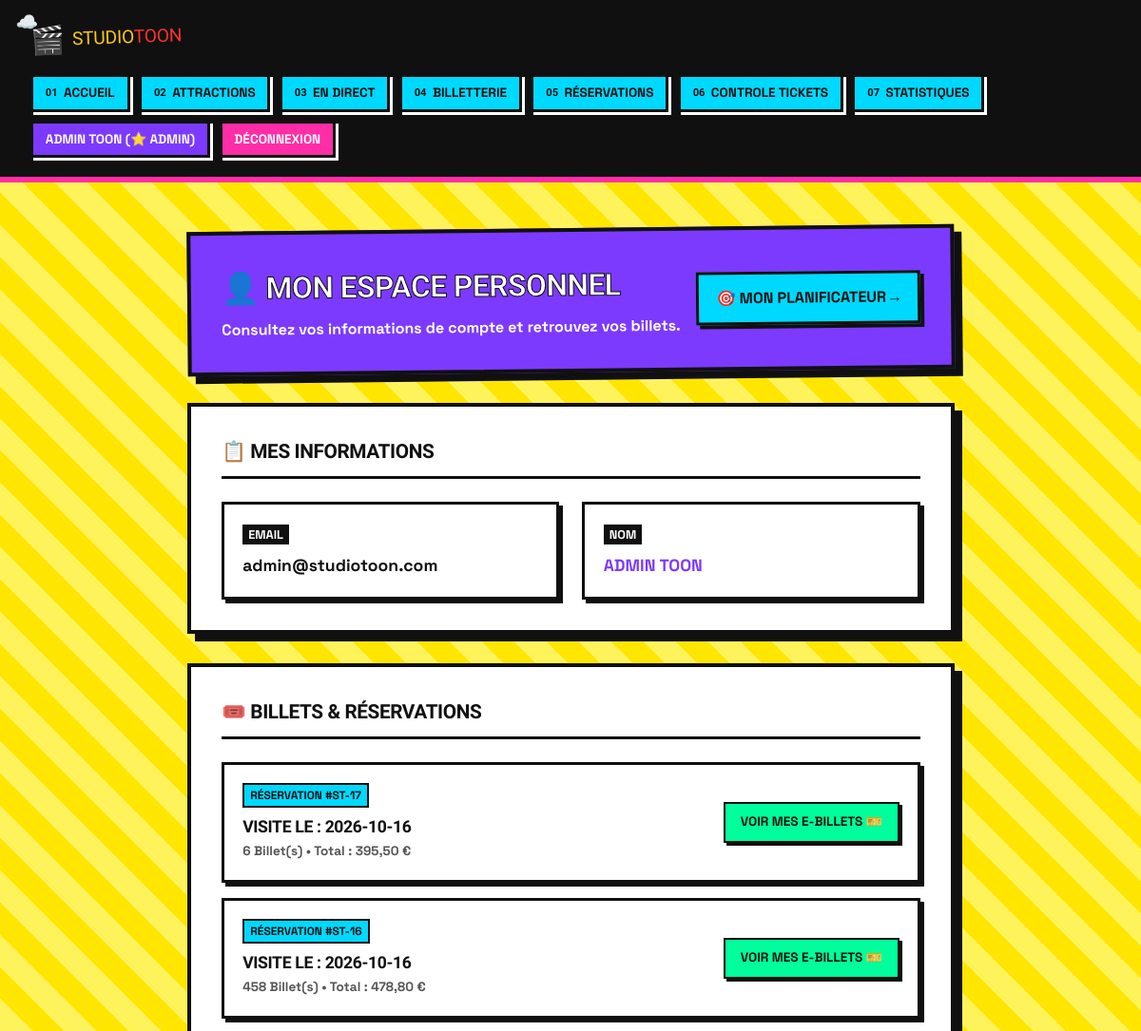
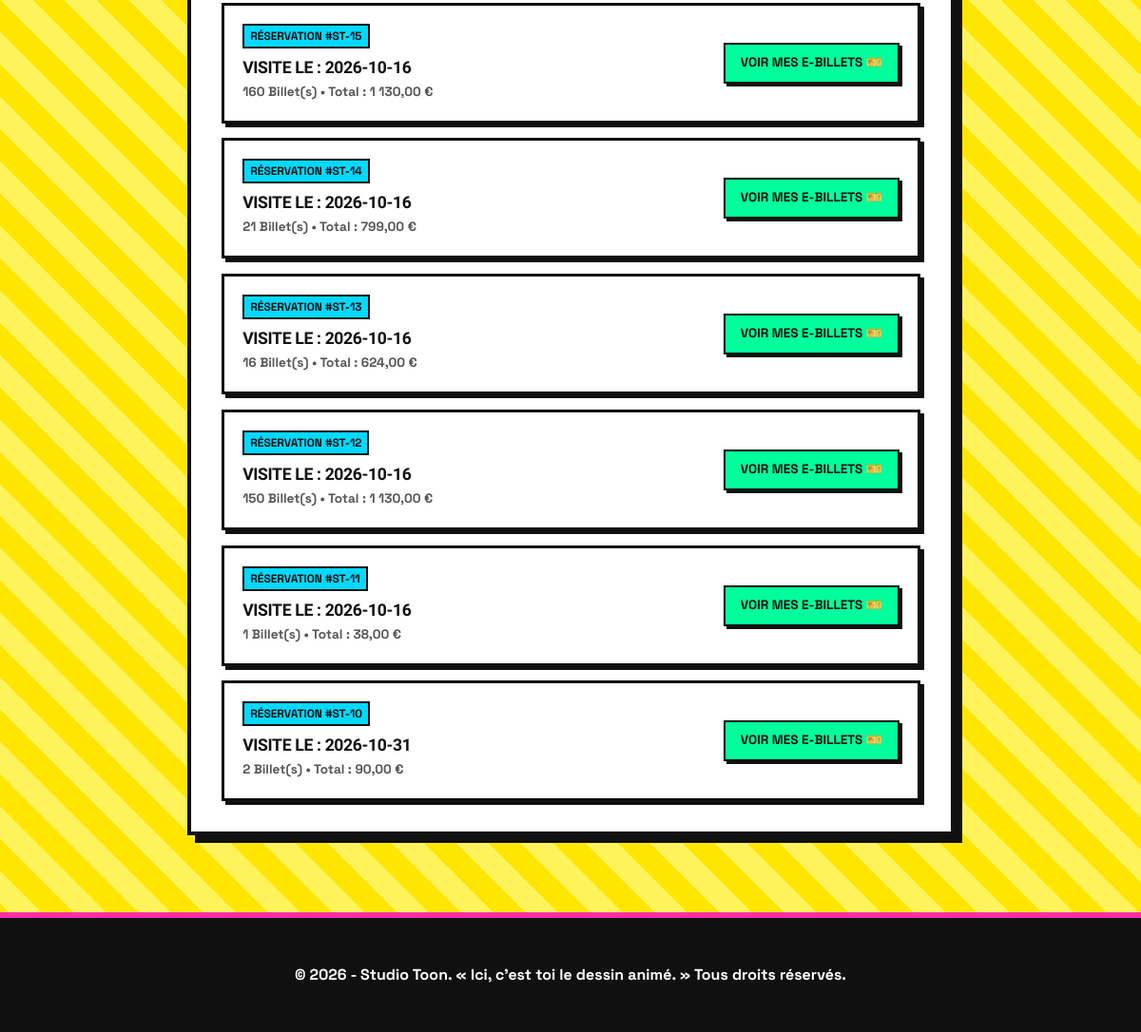
The app's page /index.php?action=account (signed in) with its own data (2 pictures, top to bottom).
### tables this page shows
CREATE TABLE `utilisateurs` (
  `id` int(11) NOT NULL,
  `nom` varchar(100) NOT NULL,
  `email` varchar(150) NOT NULL,
  `mot_de_passe` varchar(255) NOT NULL,
  `role` enum('user','admin') DEFAULT 'user',
  `reset_token` varchar(64) DEFAULT NULL,
  `reset_expires_at` datetime DEFAULT NULL
);

CREATE TABLE `reservations` (
  `id` int(11) NOT NULL,
  `utilisateur_id` int(11) NOT NULL,
  `date_visite` date NOT NULL,
  `prix_total` decimal(8,2) NOT NULL,
  `created_at` datetime DEFAULT current_timestamp()
);

### controllers/AuthController.php (called while the page is built, shortened)
<?php
require_once __DIR__ . '/../models/AuthModel.php';
class AuthController {
    private $model;
    public function __construct() {
        $this->model = new AuthModel();
    }
    public function afficherProfil() {
        $userId = $_SESSION['user_id'];
        $utilisateur = $this->model->getUserById($userId);
        $reservations = $this->model->getReservationsByUser($userId);
        require_once 'views/user_account.php';
    }
}

### config/Database.php (called while the page is built, shortened)
<?php
class Database
{
    private static $conn = null;
    public static function getConnection()
    {
        if (self::$conn === null) {
            $host = $_ENV['DB_HOST'] ?? 'localhost';
            $db_name = $_ENV['DB_NAME'] ?? '';
            $username = $_ENV['DB_USER'] ?? 'root';
            $password = $_ENV['DB_PASSWORD'] ?? '';
            try {
                self::$conn = new PDO(
                    "mysql:host=" . $host . ";dbname=" . $db_name . ";charset=utf8mb4",
                    $username,
                    $password,
                    [
                        PDO::ATTR_ERRMODE => PDO::ERRMODE_EXCEPTION,
                        PDO::ATTR_DEFAULT_FETCH_MODE => PDO::FETCH_ASSOC
                    ]
                );
            } catch (PDOException $exception) {
                die("Erreur de connexion : " . $exception->getMessage());
            }
        }
        return self::$conn;
    }
}

### models/AuthModel.php (called while the page is built, shortened)
<?php
require_once __DIR__ . '/../config/Database.php';
class AuthModel {
    private $db;
    public function __construct() {
        $this->db = Database::getConnection();
    }
    public function getUserById($id) {
        $stmt = $this->db->prepare("SELECT * FROM utilisateurs WHERE id = ?");
        $stmt->execute([$id]);
        return $stmt->fetch();
    }
    public function getReservationsByUser($userId) {
        $stmt = $this->db->prepare("
            SELECT r.*,
                   SUM(rb.quantite) as total_billets
            FROM reservations r
            LEFT JOIN reservation_billets rb ON rb.reservation_id = r.id
            WHERE r.utilisateur_id = ?
            GROUP BY r.id
            ORDER BY r.id DESC
        ");
        $stmt->execute([$userId]);
        return $stmt->fetchAll();
    }
}

### views/user_account.php (the view, shortened to what this page needs)
<div class="page-entete" style="max-width: 900px; margin: 0 auto 2rem auto; background: var(--violet); color: #fff; border: 4px solid var(--noir); box-shadow: 8px 8px 0 var(--noir); padding: 2rem;">
    <div style="display: flex; justify-content: space-between; align-items: center; flex-wrap: wrap; gap: 1rem;">
        <div>
            <h1 style="color: #fff; font-family: 'Archivo Black', Impact, sans-serif; text-transform: uppercase; margin: 0; font-size: 2rem;">👤 Mon Espace Personnel</h1>
            <p class="page-entete__intro" style="color: #fff; margin: 0.5rem 0 0; font-weight: 700;">Consultez vos informations de compte et retrouvez vos billets.</p>
        </div>
        <div>
            <a href="index.php?action=planificateur" style="background: var(--cyan); color: var(--noir); padding: 0.8rem 1.2rem; border: 3px solid var(--noir); font-weight: 900; text-decoration: none; box-shadow: 4px 4px 0 var(--noir); display: inline-block; text-transform: uppercase;">
                🎯 Mon Planificateur →
            </a>
        </div>
    </div>
</div>
<div style="max-width: 900px; margin: 0 auto; display: flex; flex-direction: column; gap: 2rem;">
    <div style="background: var(--fond-carte); border: 4px solid var(--noir); box-shadow: 8px 8px 0 var(--noir); padding: 2rem;">
        <h2 style="font-family: 'Archivo Black', Impact, sans-serif; text-transform: uppercase; font-size: 1.3rem; margin-top: 0; border-bottom: 3px solid var(--noir); padding-bottom: 10px;">
            📋 Mes Informations
        </h2>
        <div style="display: grid; grid-template-columns: repeat(auto-fit, minmax(250px, 1fr)); gap: 1.5rem; margin-top: 1.5rem;">
            <div style="background: #fff; border: 3px solid var(--noir); padding: 1.2rem; box-shadow: 4px 4px 0 var(--noir);">
                <span style="font-size: 0.8rem; font-weight: 900; text-transform: uppercase; background: var(--noir); color: #fff; padding: 2px 6px;">Email</span>
                <div style="font-weight: 800; font-size: 1.1rem; margin-top: 0.5rem;"><?= htmlspecialchars($utilisateur['email'] ?? $_SESSION['user_email'] ?? 'Non renseigné') ?></div>
            </div>
            <div style="background: #fff; border: 3px solid var(--noir); padding: 1.2rem; box-shadow: 4px 4px 0 var(--noir);">
                <span style="font-size: 0.8rem; font-weight: 900; text-transform: uppercase; background: var(--noir); color: #fff; padding: 2px 6px;">Nom</span>
                <div style="font-weight: 800; font-size: 1.1rem; margin-top: 0.5rem; text-transform: uppercase; color: var(--violet);"><?= htmlspecialchars($utilisateur['nom'] ?? $_SESSION['user_nom'] ?? 'Membre') ?></div>
            </div>
        </div>
    </div>
    <div style="background: var(--fond-carte); border: 4px solid var(--noir); box-shadow: 8px 8px 0 var(--noir); padding: 2rem;">
        <h2 style="font-family: 'Archivo Black', Impact, sans-serif; text-transform: uppercase; font-size: 1.3rem; margin-top: 0; border-bottom: 3px solid var(--noir); padding-bottom: 10px;">
            🎟️ Billets & Réservations
        </h2>
        <div style="margin-top: 1.5rem; display: flex; flex-direction: column; gap: 1rem;">
            <?php if (!empty($reservations)): ?>
                <?php foreach ($reservations as $res): ?>
                    <div style="background: #fff; border: 3px solid var(--noir); padding: 1.2rem; box-shadow: 4px 4px 0 var(--noir); display: flex; justify-content: space-between; align-items: center; flex-wrap: wrap; gap: 1rem;">
                        <div>
                            <span style="background: var(--cyan); border: 2px solid var(--noir); padding: 2px 6px; font-size: 0.75rem; font-weight: 900;">RÉSERVATION #ST-<?= htmlspecialchars($res['id']) ?></span>
                            <h3 style="font-family: 'Archivo Black', Impact, sans-serif; margin: 0.4rem 0 0 0; font-size: 1.1rem;">Visite le : <?= htmlspecialchars($res['date_visite'] ?? 'Date flexible') ?></h3>
                            <p style="margin: 0.2rem 0 0 0; font-weight: 700; font-size: 0.85rem; color: #555;"><?= htmlspecialchars($res['total_billets'] ?? 1) ?> Billet(s) • Total : <?= number_format($res['prix_total'] ?? 0, 2, ',', ' ') ?> €</p>
                        </div>
                        <div>
                            <a href="index.php?action=voir_mail&id=<?= htmlspecialchars($res['id']) ?>" style="background: var(--vert); color: var(--noir); padding: 0.6rem 1rem; border: 2px solid var(--noir); font-weight: 900; text-decoration: none; box-shadow: 3px 3px 0 var(--noir); display: inline-block; font-size: 0.85rem; text-transform: uppercase;">
                                Voir mes e-billets 🎫
                            </a>
                        </div>
                    </div>
                <?php endforeach; ?>
            <?php endif; ?>
        </div>
    </div>
</div>
<?php
require 'views/base.php';
?>

### static/css/style-zinzin.css (style rules this page uses)
:root { --fond: #fff35c; --fond-carte: #ffffff; --rose: #ff2ea6; --vert: #00ff9c; --violet: #7c3aff; --cyan: #00d9ff; --orange: #ff6b1a; --noir: #101010; --rayon: 0px; --police-titre: "Archivo Black", "Impact", sans-serif; --police-texte: "Space Grotesk", monospace; }
* { box-sizing: border-box; }
body { margin: 0; background: repeating-linear-gradient(45deg, #fff35c 0 24px, #ffe600 24px 48px); color: var(--noir); font-family: var(--police-texte); line-height: 1.5; }
h1, h2, h3 { font-family: var(--police-titre); text-transform: uppercase; letter-spacing: -0.02em; }
a { color: inherit; text-decoration: none; }
.page-entete { margin-bottom: 2.5rem; background: var(--fond-carte); border: 4px solid var(--noir); box-shadow: 8px 8px 0 var(--violet); padding: 1.5rem 2rem; transform: rotate(-0.6deg); }
.page-entete h1 { font-size: 2.2rem; margin: 0 0 0.5rem; color: var(--rose); -webkit-text-stroke: 1px var(--noir); }
.page-entete__intro { max-width: 60ch; font-weight: 500; }

### static/css/animations.css (style rules this page uses)
.page-entete h1 { display: inline-block; transition: transform 0.3s cubic-bezier(0.175, 0.885, 0.32, 1.275); }
div[style*="box-shadow: 4px 4px 0 var(--noir)"] { transition: transform 0.2s cubic-bezier(0.175, 0.885, 0.32, 1.275), box-shadow 0.2s ease, border-color 0.2s ease; }
button, a[style*="box-shadow"], input[type="number"], .btn-toon { transition: transform 0.15s ease, box-shadow 0.15s ease, background-color 0.2s ease !important; }
span[style*="border: 2px solid var(--noir)"] { display: inline-block; transition: transform 0.2s ease; }

### views/base.php (style rules this page uses)
html, body { height: 100%; margin: 0; }
body { display: flex; flex-direction: column; min-height: 100vh; }

### records on screen
utilisateurs: email "admin@studiotoon.com", nom "ADMIN TOON"
reservations: id "17", date_visite "2026-10-16", total_billets "6", prix_total "395,50"
reservations: id "16", date_visite "2026-10-16", total_billets "458", prix_total "478,80"
reservations: id "15", date_visite "2026-10-16", total_billets "160", prix_total "1 130,00"
reservations: id "14", date_visite "2026-10-16", total_billets "21", prix_total "799,00"
reservations: id "13", date_visite "2026-10-16", total_billets "16", prix_total "624,00"
reservations: id "12", date_visite "2026-10-16", total_billets "150", prix_total "1 130,00"
reservations: id "11", date_visite "2026-10-16", total_billets "1", prix_total "38,00"
reservations: id "10", date_visite "2026-10-31", total_billets "2", prix_total "90,00"

### other values on screen
$_SESSION['user_nom'] "ADMIN TOON"
